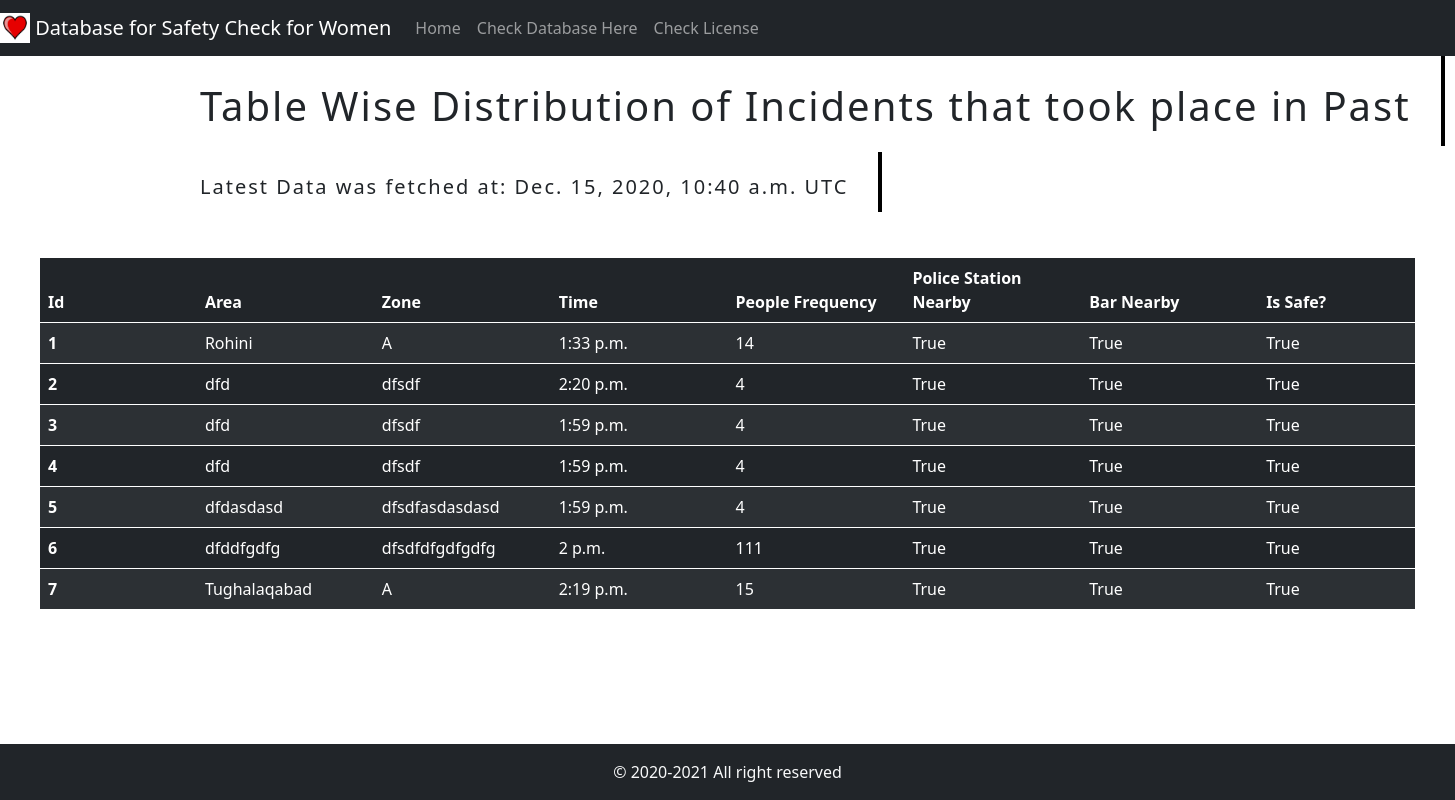
/table/, run on an earlier commit of the app's database.
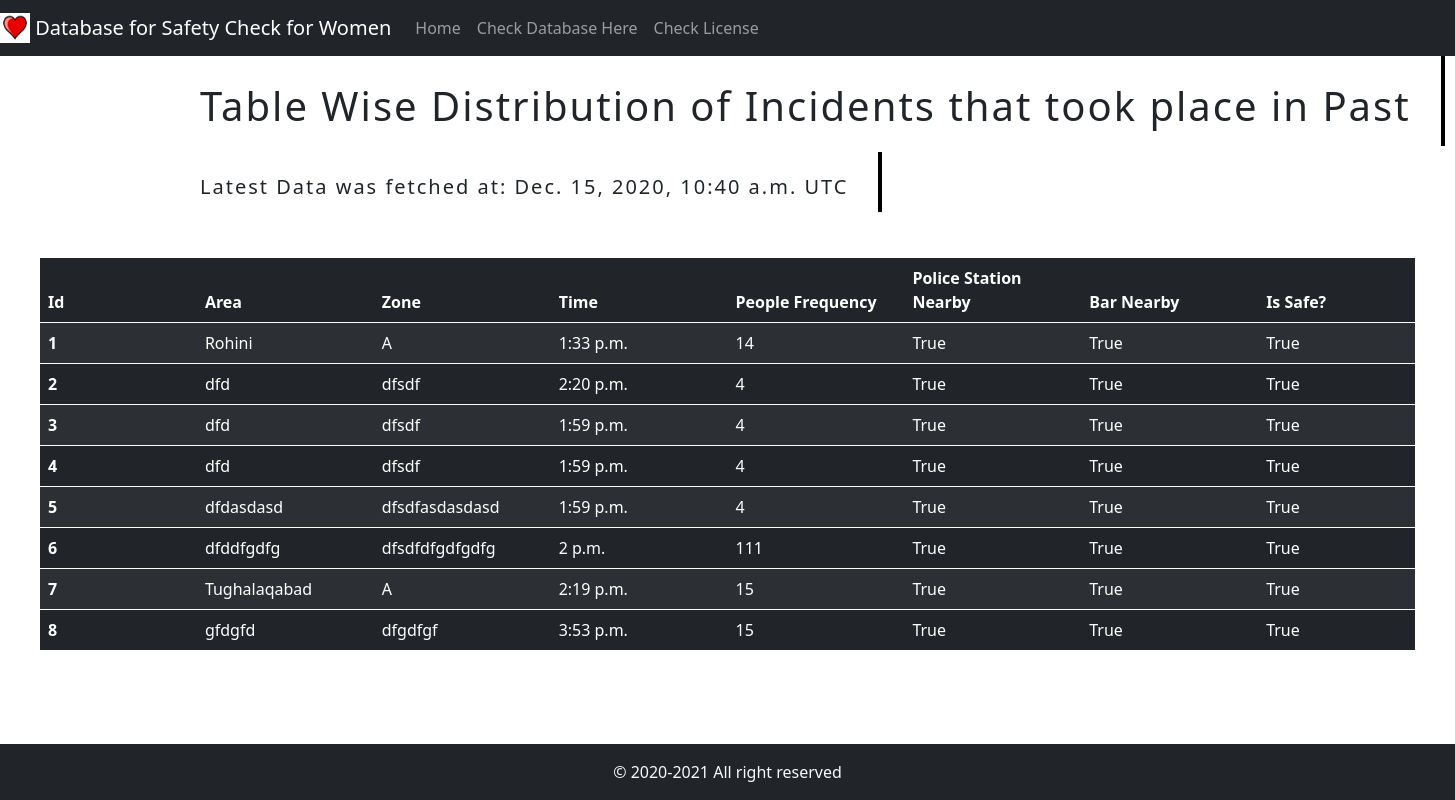
And on a later commit of the database.
### database/models.py (models this page shows)
class PlaceDetails(models.Model):
    area = models.CharField(max_length=200,null=False)
    zone = models.CharField(max_length=200,null=False)
    time = models.TimeField(auto_now_add=True)
    people_frequency = models.IntegerField(default=0)
    police_station = models.BooleanField(default=True)
    bar = models.BooleanField(default=False)
    issafe = models.BooleanField(default=True)

### database/views.py (the view)
# urls.py: path('table/',table,name="table"),
def table(request):
    obj = PlaceDetails.objects.all()
    params = {
        'time': datetime.datetime.utcnow().replace(tzinfo=utc),
        'data':obj
    }
    return render(request,"database/tables.html",params)

### database/templates/database/tables.html (shortened to what this page needs)
{% extends "database/base.html" %}
{% block body %}
  <body>
    <div class="typewriter">
        <div class="typewriter-text" >Table Wise Distribution of Incidents that took place in Past</div>
      </div>
      <div class="typewriter">
        <div class="typewriter-text" style="font-size:20px" >Latest Data was fetched at: {{time}} UTC</div>
      </div>
    <table class="table table-dark table-striped" style="table-layout:fixed; border: 40px solid white;border-collapse: collapse;">
        <thead>
          <tr>
            <th scope="col">Id</th>
            <th scope="col" >Area</th>
            <th scope="col">Zone</th>
            <th scope="col">Time</th>
            <th scope="col">People Frequency</th>
            <th scope="col">Police Station Nearby</th>
            <th scope="col">Bar Nearby</th>
            <th scope="col">Is Safe?</th>
          </tr>
        </thead>
        <tbody>
     {% for elem in data %}
            <tr>
                <th scope="row">{{elem.id}}</th>
                <td>{{elem.area}}</td>
                <td>{{elem.zone}}</td>
                <td>{{elem.time}}</td>
                <td>{{elem.people_frequency}}</td>
                <td>{{elem.police_station}}</td>
                <td>{{elem.bar}}</td>
                <td>{{elem.issafe}}</td>
              </tr>
      {% endfor %}
        </tbody>
      </table>
  </body>
{% endblock body %}

### database/templates/database/base.html (shortened to what this page needs)
<!doctype html>
<html lang="en">
  <head>
    <link href="https://cdn.jsdelivr.net/npm/bootstrap@5.0.0-beta1/dist/css/bootstrap.min.css" rel="stylesheet">
  </head>
  <body>
    <nav class="navbar navbar-expand-lg navbar-dark bg-dark">
        <a class="navbar-brand" href="#">
            {% load static %}
            <img src="{% static 'database/heart.png' %}" width="30" height="30" class="d-inline-block align-top" alt="">
             Database for Safety Check for Women
          </a>
        <div class="collapse navbar-collapse" id="navbarSupportedContent">
          <ul class="navbar-nav mr-auto">
            <li class="nav-item active">
              <a class="nav-link" href="/"> Home </a>
            </li>
            <li class="nav-item active">
                <a class="nav-link" href="/table">Check Database Here</a>
              </li>
              <li class="nav-item active">
                <a class="nav-link" href="/license">Check License</a>
              </li>
        </div>
      </nav>
    {% block body %}{% endblock body %}
    <footer class="container-fluid bg-dark my-0 py-3 text-light" style="position: fixed; bottom: 0">
        <p class="mb-0 text-center">&copy; 2020-2021 All right reserved</p>
      </footer>
  </body>
</html>

### database/templates/database/base.html (style rules this page uses)
.typewriter { display: inline-block; }
.typewriter-text { display: inline-block; overflow: hidden; letter-spacing: 2px; animation: typing 2s steps(30, end), blink .75s step-end infinite; white-space: nowrap; font-size: 40px; font-weight: 500; border-right: 4px solid rgb(0, 0, 0); box-sizing: border-box; padding-top: 20px; padding-right: 30px; padding-bottom: 10px; padding-left: 200px; }

What changed in the data, as far as the page shows it:
added PlaceDetails: id "8", area "gfdgfd", zone "dfgdfgf", time "3:53 p.m.", people_frequency "15", police_station "True", bar "True", issafe "True"
